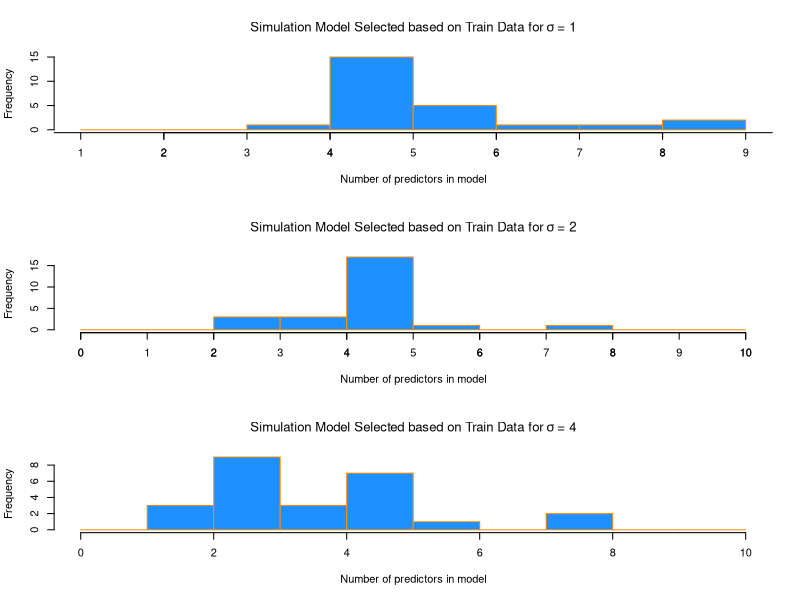
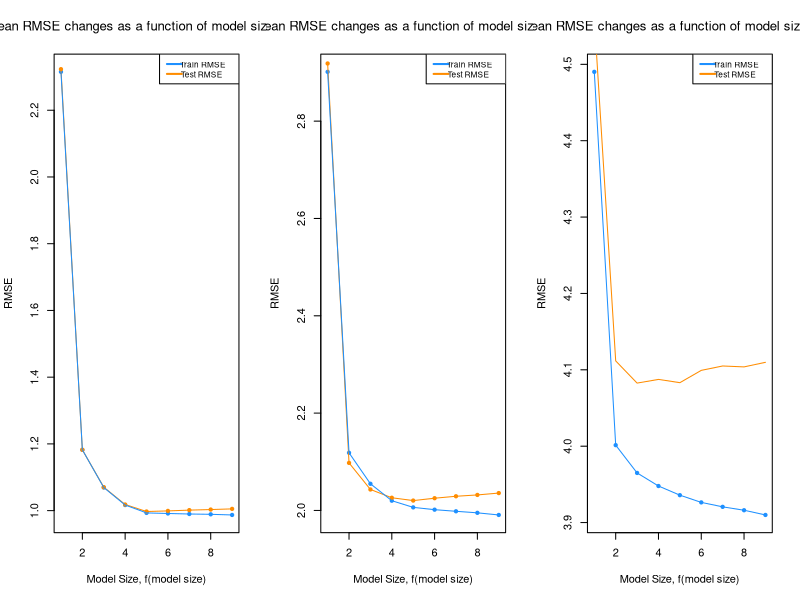

R code for these plots, in order:
## ---- chunk 1
#set seed
birthday = 19810803
set.seed(birthday)

#set known model parameters
beta_0 = 0
beta_1 = 6
beta_2 = -3.5
beta_3 = 1.7
beta_4 = -1.1
beta_5 = 0.7
#set values of sigma for each simulation
sigma_1 = 1
sigma_2 = 2
sigma_3 = 4

num_sims = 500
sample_size_split = 300
sample_size_total = 600

library(readr)
study_2 = read_csv("study_2.csv")

x0 = rep(1, sample_size_total)
x1 = study_2$x1
x2 = study_2$x2
x3 = study_2$x3
x4 = study_2$x4
x5 = study_2$x5
x6 = study_2$x6
x7 = study_2$x7
x8 = study_2$x8
x9 = study_2$x9
y = rep(0, sample_size_total)


sim_data = data.frame(x1, x2, x3, x4, x5,x6, x7, x8, x9,  y)

get_predict = function(model, test_data){
  test_data$y - predict(model, newdata = test_data)
}

get_RMSE= function(data) {
  RMSE   = sqrt( mean(data ^ 2  ))
}

simulate2 = function(num_sims, sigma){
  RMSE_train   = matrix(0, nrow = num_sims, ncol = 9)
  RMSE_test    =  matrix(0, nrow = num_sims, ncol = 9)
  winner_test  = rep(0, num_sims)
  winner_train = rep(0, num_sims)
  
  for(i in 1:num_sims) {
      
    eps = rnorm(sample_size_total, mean = 0 , sd = sigma)
    
    sim_data$y = beta_0 * x0 + beta_1 * x1 + beta_2 * x2 + beta_3 * x3 + beta_4 * x4 + beta_5 * x5 +   eps
    
    train_index = sample(1:nrow(sim_data), sample_size_split)
    train = sim_data[train_index ,]
    test  = sim_data[-train_index ,]
    
    model_1 = lm( y ~ x1, data = train)
    model_2 = lm( y ~ x1 + x2, data = train)
    model_3 = lm( y ~ x1 + x2 + x3, data = train)
    model_4 = lm( y ~ x1 + x2 + x3 + x4, data = train)
    model_5 = lm( y ~ x1 + x2 + x3 + x4 + x5, data = train)
    model_6 = lm( y ~ x1 + x2 + x3 + x4 + x5 + x6, data = train)
    model_7 = lm( y ~ x1 + x2 + x3 + x4 + x5 + x6 + x7, data = train)
    model_8 = lm( y ~ x1 + x2 + x3 + x4 + x5 + x6 + x7 + x8, data = train)
    model_9 = lm( y ~ x1 + x2 + x3 + x4 + x5 + x6 + x7 + x8 + x9, data = train)
    
    RMSE_train[i ,] = c(get_RMSE(resid(model_1)), get_RMSE(resid(model_2)), get_RMSE(resid(model_3)), get_RMSE(resid(model_4)),
                      get_RMSE(resid(model_5)), get_RMSE(resid(model_6)), get_RMSE(resid(model_7)), get_RMSE(resid(model_8)),
                      get_RMSE(resid(model_9))
                      )

    RMSE_test[i, ] = c(get_RMSE(get_predict(model_1, test)), get_RMSE(get_predict(model_2, test)), 
                       get_RMSE(get_predict(model_3, test)), get_RMSE(get_predict(model_4, test)), 
                       get_RMSE(get_predict(model_5, test)), get_RMSE(get_predict(model_6, test)), 
                       get_RMSE(get_predict(model_7, test)), get_RMSE(get_predict(model_8, test)), 
                       get_RMSE(get_predict(model_9, test))
                       )
    winner_test[i] = which.min(RMSE_test[i, ])
    winner_train[i] = which.min(RMSE_train[i, ])
    
  }
  result = data.frame(RMSE_train, RMSE_test, winner_test, winner_train) 
  colnames(result) <- c( "TrainRMSE_M1", "TrainRMSE_M2", "TrainRMSE_M3", "TrainRMSE_M4", "TrainRMSE_M5", "TrainRMSE_M6", 
                         "TrainRMSE_M7", "TrainRMSE_M8", "TrainRMSE_M9", 
                         "TestRMSE_M1",  "TestRMSE_M2",  "TestRMSE_M3",  "TestRMSE_M4", "TestRMSE_M5", "TestRMSE_M6", "TestRMSE_M7", 
                         "TestRMSE_M8",  "TestRMSE_M9",  "TestWinner",   "TrainWinner")
  result
}

#run simulations 500 times for values of sigma: 1, 2, 4
sim1_sigma1 = simulate2(25, 1)
sim2_sigma2 = simulate2(25, 2)
sim3_sigma3 = simulate2(25, 4)
## ---- chunk 2
#Summerizing the results into a tables for each value of sigma
num_models  = 9
WinnerTest  = rep(0, 9)
WinnerTrain = rep(0, 9)
summarize_winners = function(data){
  for(i in 1: num_models){
    WinnerTest[i] = nrow(data[(data$TestWinner == i), ])
    WinnerTrain[i] = nrow(data[(data$TrainWinner == i), ])
  }
  predictorVariables = rep(1:9)
  result = data.frame(predictorVariables, WinnerTest, WinnerTrain)
  colnames(result) = c("Model Selected", "Num of Sims Model Selected base on Lowest Test RMSE", "Num of Sims Model Selected based on Lowest Train RMSE")
  result
}

## ---- chunk 3
knitr::kable(summarize_winners(sim1_sigma1), caption = "Model Winner Based on Lowest RMSE Value for $\\sigma$ = 1" )
## ---- chunk 4
knitr::kable(summarize_winners(sim2_sigma2), caption = "Model Winner Based on Lowest RMSE Value for $\\sigma$ = 2" )
## ---- chunk 5
knitr::kable(summarize_winners(sim3_sigma3), caption = "Model Winner Based on Lowest RMSE Value for $\\sigma$ = 4")
## ---- chunk 6
#setting to a 3x1
par(mfrow = c(3,1))

hist(sim1_sigma1$TestWinner,
     main   = expression("Simulation Model Selected based on Train Data for" ~ sigma ~ "= 1"),
     xlab   = "Number of predictors in model",
     col    = "dodgerblue",
     border = "darkorange", breaks = seq(1, 9)) # axis(side=1, at=seq(0,10, 1)))

hist(sim2_sigma2$TestWinner,
     main   = expression("Simulation Model Selected based on Train Data for" ~ sigma ~ "= 2"),
     xlab   = "Number of predictors in model",
     col    = "dodgerblue",
     border = "darkorange", axis(side=1, at=seq(0,10, 1)))

hist(sim3_sigma3$TestWinner,
     main   = expression("Simulation Model Selected based on Train Data for" ~ sigma ~ "= 4"),
     xlab   = "Number of predictors in model",
     col    = "dodgerblue",
     border = "darkorange", axis(side=1, at=seq(0,10, 1)))
#dev.off()
## ---- chunk 7
#summerizing data to get the means
get_means = function(data){
  end = ncol(data) -2
  model_means = rep(0, end)
  for(i in 1:end) {
    model_means[i] = mean(data[, i])
  }
  model_means
}

sim1_means = get_means(sim1_sigma1)
sim2_means = get_means(sim2_sigma2)
sim3_means = get_means(sim3_sigma3)

par(mfrow = c(1,3))
#plot for sigma = 1 RMSE Mean 
plot(sim1_means[1:9], pch = 20, col = "dodgerblue", cex = 1,
     xlab = "Model Size, f(model size)",
     ylab = "RMSE",
     main = expression("Mean RMSE changes as a function of model size" ~ sigma ~ "= 1"))
points(sim1_means[10:18], pch = 20, col = "darkorange", cex = 1)

lines(sim1_means[10:18], col = "darkorange")
lines(sim1_means[1:9],   col = "dodgerblue")

legend("topright", c("Train RMSE", "Test RMSE"), lty = c(1,1,1), lwd = 2,
       col = c("dodgerblue", "darkorange"), adj = c(0.2, 0.6), cex=0.75)


#plot for sigma = 2 RMSE Mean 
plot(sim2_means[1:9], pch = 20, col = "dodgerblue", cex = 1,
     xlab = "Model Size, f(model size)",
     ylab = "RMSE",
     main = expression("Mean RMSE changes as a function of model size" ~ sigma ~ "= 2"))
points(sim2_means[10:18], pch = 20, col = "darkorange", cex = 1)

lines(sim2_means[10:18], col = "darkorange")
lines(sim2_means[1:9],   col = "dodgerblue")

legend("topright", c("Train RMSE", "Test RMSE"), lty = c(1,1,1), lwd = 2,
       col = c("dodgerblue", "darkorange"), adj = c(0.2, 0.6), cex=0.75)

#sigma = 4
#plot for sigma = 1 RMSE Mean 
plot(sim3_means[1:9], pch = 20, col = "dodgerblue", cex = 1,
     xlab = "Model Size, f(model size)",
     ylab = "RMSE",
     main = expression("Mean RMSE changes as a function of model size" ~ sigma ~ "= 4"))
points(sim1_means[10:18], pch = 20, col = "darkorange", cex = 1)

lines(sim3_means[10:18], col = "darkorange")
lines(sim3_means[1:9],   col = "dodgerblue")

legend("topright", c("Train RMSE", "Test RMSE"), lty = c(1,1,1), lwd = 2,
       col = c("dodgerblue", "darkorange"), adj = c(0.2, 0.6), cex=0.75)


#dev.off()
